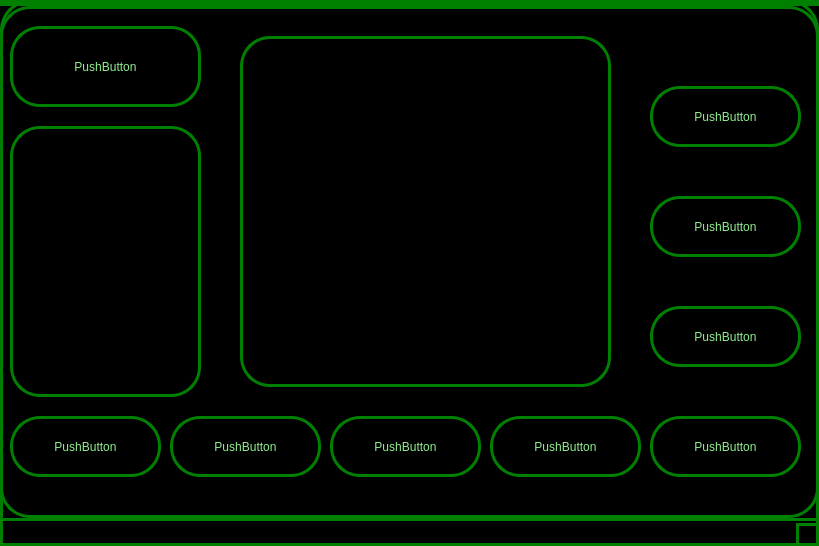
<?xml version="1.0" encoding="UTF-8"?>
<ui version="4.0">
 <class>MainWindow</class>
 <widget class="QMainWindow" name="MainWindow">
  <property name="geometry">
   <rect>
    <x>0</x>
    <y>0</y>
    <width>819</width>
    <height>546</height>
   </rect>
  </property>
  <property name="windowTitle">
   <string>MainWindow</string>
  </property>
  <property name="styleSheet">
   <string notr="true">background-color: black; color: lightgreen; border: 3px solid green; border-radius: 30px;</string>
  </property>
  <widget class="QWidget" name="centralwidget">
   <widget class="QPushButton" name="pushButton">
    <property name="geometry">
     <rect>
      <x>10</x>
      <y>20</y>
      <width>191</width>
      <height>81</height>
     </rect>
    </property>
    <property name="text">
     <string>PushButton</string>
    </property>
   </widget>
   <widget class="QListWidget" name="listWidget">
    <property name="geometry">
     <rect>
      <x>10</x>
      <y>120</y>
      <width>191</width>
      <height>271</height>
     </rect>
    </property>
   </widget>
   <widget class="QPushButton" name="pushButton_2">
    <property name="geometry">
     <rect>
      <x>10</x>
      <y>410</y>
      <width>151</width>
      <height>61</height>
     </rect>
    </property>
    <property name="text">
     <string>PushButton</string>
    </property>
   </widget>
   <widget class="QPushButton" name="pushButton_3">
    <property name="geometry">
     <rect>
      <x>170</x>
      <y>410</y>
      <width>151</width>
      <height>61</height>
     </rect>
    </property>
    <property name="text">
     <string>PushButton</string>
    </property>
   </widget>
   <widget class="QPushButton" name="pushButton_4">
    <property name="geometry">
     <rect>
      <x>330</x>
      <y>410</y>
      <width>151</width>
      <height>61</height>
     </rect>
    </property>
    <property name="text">
     <string>PushButton</string>
    </property>
   </widget>
   <widget class="QPushButton" name="pushButton_5">
    <property name="geometry">
     <rect>
      <x>490</x>
      <y>410</y>
      <width>151</width>
      <height>61</height>
     </rect>
    </property>
    <property name="text">
     <string>PushButton</string>
    </property>
   </widget>
   <widget class="QPushButton" name="pushButton_6">
    <property name="geometry">
     <rect>
      <x>650</x>
      <y>410</y>
      <width>151</width>
      <height>61</height>
     </rect>
    </property>
    <property name="text">
     <string>PushButton</string>
    </property>
   </widget>
   <widget class="QLabel" name="label">
    <property name="geometry">
     <rect>
      <x>240</x>
      <y>30</y>
      <width>371</width>
      <height>351</height>
     </rect>
    </property>
    <property name="text">
     <string/>
    </property>
   </widget>
   <widget class="QPushButton" name="pushButton_7">
    <property name="geometry">
     <rect>
      <x>650</x>
      <y>300</y>
      <width>151</width>
      <height>61</height>
     </rect>
    </property>
    <property name="text">
     <string>PushButton</string>
    </property>
   </widget>
   <widget class="QPushButton" name="pushButton_8">
    <property name="geometry">
     <rect>
      <x>650</x>
      <y>190</y>
      <width>151</width>
      <height>61</height>
     </rect>
    </property>
    <property name="text">
     <string>PushButton</string>
    </property>
   </widget>
   <widget class="QPushButton" name="pushButton_9">
    <property name="geometry">
     <rect>
      <x>650</x>
      <y>80</y>
      <width>151</width>
      <height>61</height>
     </rect>
    </property>
    <property name="text">
     <string>PushButton</string>
    </property>
   </widget>
  </widget>
  <widget class="QMenuBar" name="menubar">
   <property name="geometry">
    <rect>
     <x>0</x>
     <y>0</y>
     <width>819</width>
     <height>27</height>
    </rect>
   </property>
  </widget>
  <widget class="QStatusBar" name="statusbar"/>
 </widget>
 <resources/>
 <connections/>
</ui>
